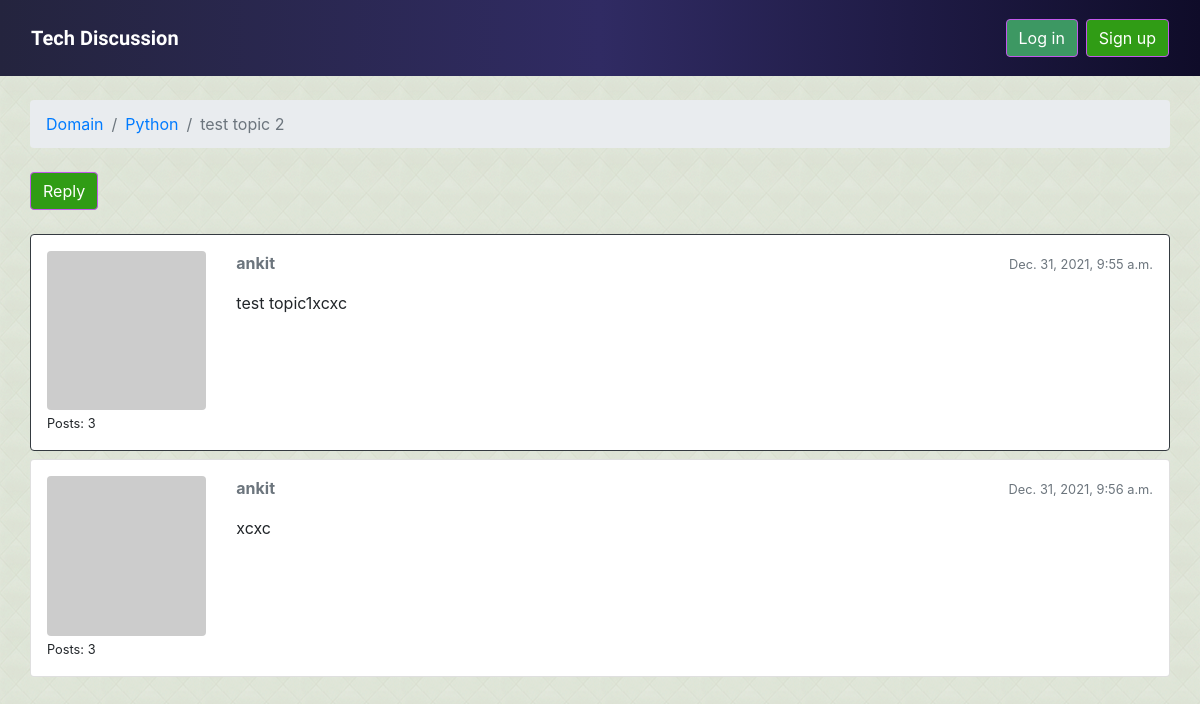
The app's page /boards/4/topics/109/ with its own data.
### boards/models.py (models this page shows, shortened)
class Topic(models.Model):
    subject = models.CharField(max_length=255)
    last_updated = models.DateTimeField(auto_now_add=True)
    board = models.ForeignKey(Board, related_name='topics', on_delete=models.CASCADE)
    starter = models.ForeignKey(User, related_name='topics', on_delete=models.CASCADE)
    views = models.PositiveIntegerField(default=0)

class Board(models.Model):
    name = models.CharField(max_length=30, unique=True)
    description = models.CharField(max_length=100)

class Post(models.Model):
    message = models.TextField(max_length=4000)
    topic = models.ForeignKey(Topic, related_name='posts', on_delete=models.CASCADE)
    created_at = models.DateTimeField(auto_now_add=True)
    updated_at = models.DateTimeField(null=True)
    created_by = models.ForeignKey(User, related_name='posts', on_delete=models.CASCADE)
    updated_by = models.ForeignKey(User, null=True, related_name='+', on_delete=models.CASCADE)
    def get_message_as_markdown(self):
            return mark_safe(markdown(self.message, self_mode='escape'))

### boards/views.py (the view)
# urls.py: re_path(r'^boards/(?P<pk>\d+)/topics/(?P<topic_pk>\d+)/$', views.PostListView.as_view(), name='topic_posts'),
class PostListView(ListView):
    model = Post
    context_object_name = 'posts'
    template_name = 'topic_posts.html'
    paginate_by = 20
    def get_context_data(self, **kwargs):
        session_key = 'viewed_topic_{}'.format(self.topic.pk)  # <-- here
        if not self.request.session.get(session_key, False):
            self.topic.views += 1
            self.topic.save()
            self.request.session[session_key] = True           # <-- until here
        kwargs['topic'] = self.topic
        return super().get_context_data(**kwargs)
    def get_queryset(self):
        self.topic = get_object_or_404(Topic, board__pk=self.kwargs.get('pk'), pk=self.kwargs.get('topic_pk'))
        queryset = self.topic.posts.order_by('created_at')
        return queryset

### boards/templatetags/gravatar.py (called while the page is built)
@register.filter
def gravatar(user):
    email = user.email.lower().encode('utf-8')
    default = 'mm'
    size = 256
    url = 'https://www.gravatar.com/avatar/{md5}?{params}'.format(
        md5=hashlib.md5(email).hexdigest(),
        params=urlencode({'d': default, 's': str(size)})
    )
    return url

### templates/topic_posts.html (shortened to what this page needs)
{% extends 'base.html' %}
{% load gravatar %}
{% load static %}
{% block breadcrumb %}
  <li class="breadcrumb-item"><a href="{% url 'home' %}">Domain</a></li>
  <li class="breadcrumb-item"><a href="{% url 'board_topics' topic.board.pk %}">{{ topic.board.name }}</a></li>
  <li class="breadcrumb-item active">{{ topic.subject }}</li>
{% endblock %}
{% block content %}
  <div class="mb-4">
    <a href="{% url 'reply_topic' topic.board.pk topic.pk %}" class="btn btn-primary" role="button">Reply</a>
  </div>
  {% for post in posts %}
  <div id="{{ post.pk }}" class="card {% if forloop.last %}mb-4{% else %}mb-2{% endif %} {% if forloop.first %}border-dark{% endif %}">
      <div class="card-body p-3">
        <div class="row">
          <div class="col-2">
            <img src="{{ post.created_by|gravatar }}" alt="{{ post.created_by.username }}" class="w-100 rounded">
            <small>Posts: {{ post.created_by.posts.count }}</small>
          </div>
          <div class="col-10">
            <div class="row mb-3">
              <div class="col-6">
                <strong class="text-muted">{{ post.created_by.username }}</strong>
              </div>
              <div class="col-6 text-right">
                <small class="text-muted">{{ post.created_at }}</small>
              </div>
            </div>
            {{ post.get_message_as_markdown }}
          </div>
        </div>
      </div>
    </div>
  {% endfor %}
{% endblock %}

### static/css/app.css (style rules this page uses)
.btn-primary { background-color: #309c15; border-color: #c158eb; }
body { background-image: url("../img/bg1.png"); }

### records on screen
Topic: board.name "Python", subject "test topic 2"
Post: created_by.posts.count "3", created_by.username "ankit", created_at "Dec. 31, 2021, 9:55 a.m.", get_message_as_markdown "test topic1xcxc"
Post: created_by.posts.count "3", created_by.username "ankit", created_at "Dec. 31, 2021, 9:56 a.m.", get_message_as_markdown "xcxc"
